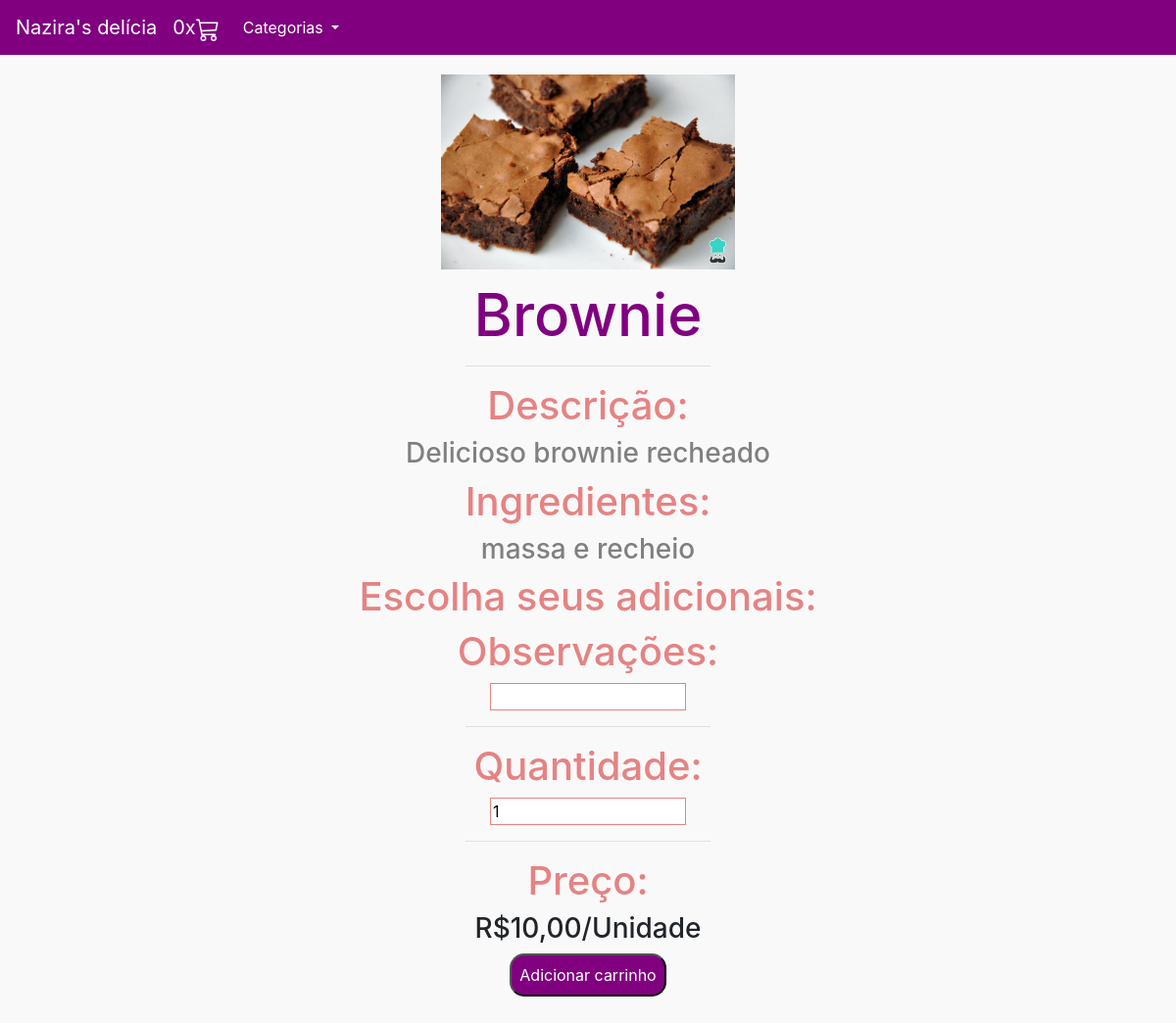
/produto/27, run on the app's committed database.
### produto/models.py (models this page shows, shortened)
class Produto(models.Model):
    nome_produto = models.CharField(max_length=500)
    img = models.ImageField(upload_to='post_img')
    categoria = models.ForeignKey(Categoria, on_delete=models.CASCADE)
    preco = models.FloatField()
    descricao = models.TextField()
    ingredientes = models.CharField(max_length=2000)
    adicionais = models.ManyToManyField(Adicional, blank=True)
    ativo = models.BooleanField(default=True)

### produto/views.py (the view)
# urls.py: path('', include('produto.urls')),
def produto(request, id):
    if not request.session.get('carrinho'):
        request.session['carrinho'] = []
        request.session.save()
    produto = Produto.objects.filter(id=id)[0]
    categorias = Categoria.objects.all()
    return render(request, 'produto.html', {'produto': produto,
                                            'carrinho': len(request.session['carrinho']),
                                            'categorias': categorias})

### produto/templates/produto.html (shortened to what this page needs)
{% extends 'base.html' %}
{% load static %}
{% block 'conteudo' %}
<div style="align-items: center; text-align: center;">
    <img class="tamanhoImg" style="margin-top: 20px;" src="/media/{{produto.img}}">
    <h2 style="margin-top: 10px; color: purple;" class="titulo tituloProduto">{{produto.nome_produto}}</h2>
    <hr style="width: 250px;">
    <h1 class="titulo subTituloProduto">Descrição: </h1>
    <h3 style="color: gray;">{{produto.descricao}}</h3>
    <h1 class="titulo subTituloProduto">Ingredientes: </h1>
    <h3 style="color: gray;">{{produto.ingredientes}}</h3>
    <h1 class="titulo subTituloProduto">Escolha seus adicionais:</h1>
    <form method="POST" action="{% url 'add_carrinho' %}">{% csrf_token %}
    <h1 class="titulo subTituloProduto">Observações: </h1>
    <input name="observacoes" class="observacoes" type="text">
    <hr style="width: 250px;">
    <h1 class="titulo subTituloProduto">Quantidade: </h1>
    <input name="quantidade" class="observacoes" type="number"  min="1" max="200" value="1">
    <hr style="width: 250px;">
    <h1 class="titulo subTituloProduto">Preço: </h1>
    <h3>R${{produto.preco}}0/Unidade</h3>
    <input style="background-color: purple; color: white; padding: 8px; border-radius: 15px; transition: 2s;" class="botao" href="{% url 'ver_carrinho' %}" type="submit" value="Adicionar carrinho">
</form>
</div>
{% endblock %}

### static/css/css.css (style rules this page uses)
.observacoes { border: 1px solid #E58383; width: 200px; }
.tituloProduto { font-size: 60px; }
.subTituloProduto { font-size: 40px; }
.botao { background-color: purple; color: white; padding: 8px; border-radius: 15px; transition: 0.2s; }
body { background-color: #FAF9F9; }
.titulo { color: #E58383; }
.tamanhoImg { width: 500px; }
@media (max-width: 1200px) { .tamanhoImg { width: 300px; } }

### data on the page
Produto: img (picture), nome_produto "Brownie", descricao "Delicioso brownie recheado", ingredientes "massa e recheio", preco "10,0"

### other printed values
{{ carrinho }} "0"
